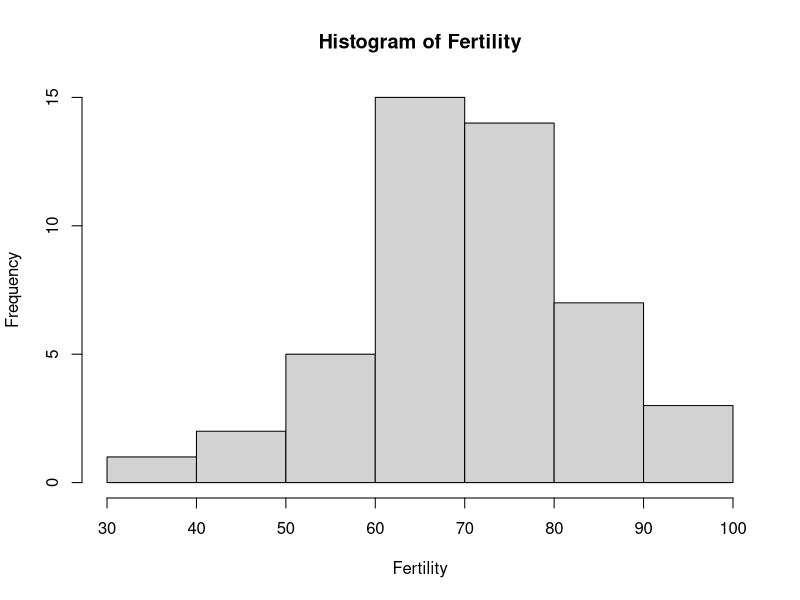
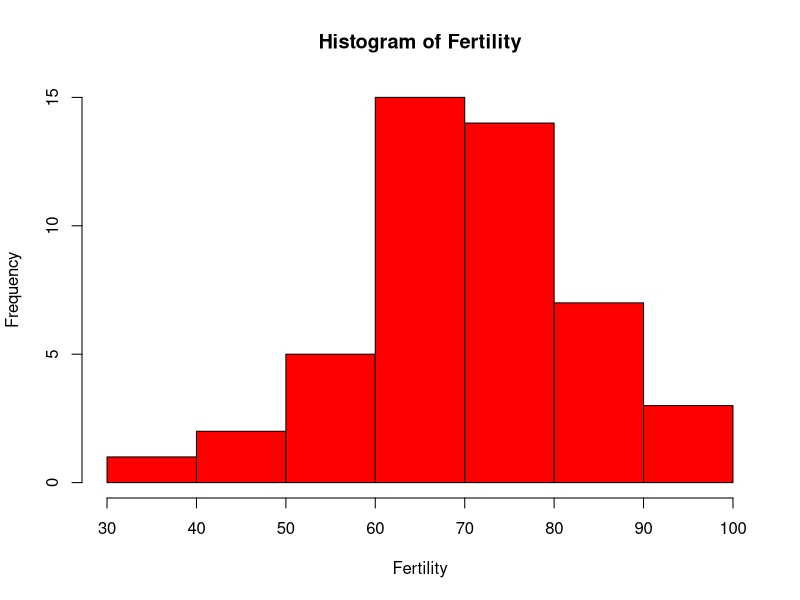
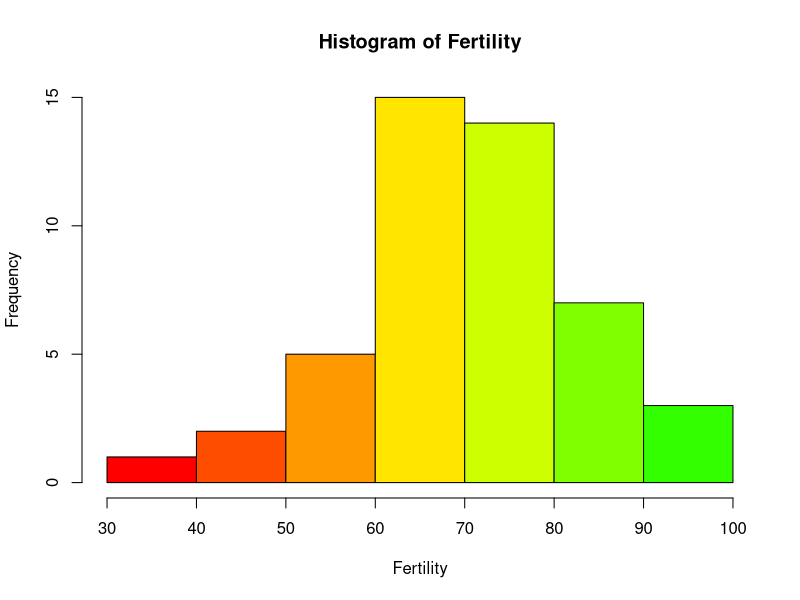
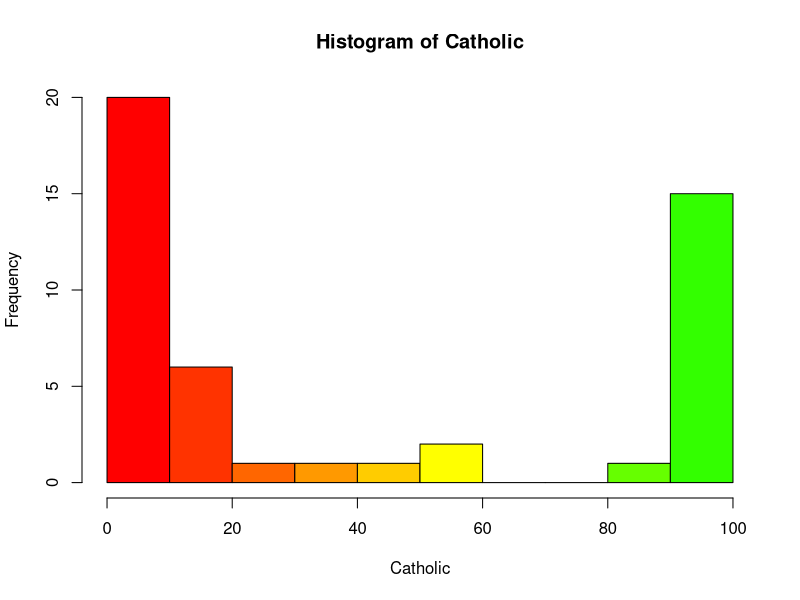

Here is the R script that generated these plots, in order:
attach(swiss)
Fertility
summary(Fertility)
hist(Fertility)
hist(Fertility, col = "red")
library(Hmisc)
describe(swiss) 
hist(Fertility, col = rainbow(20))
hist(Catholic, col = rainbow(30))
